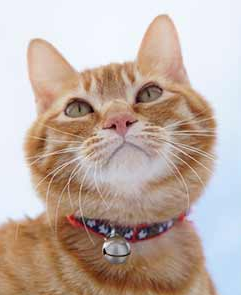
#> input picture img/cat.png, 241 x 295 px, found by its file name
$ python pil_demo.py
#> lines starting #> are read from the running program, lines starting #| are printed output that depends on the picture
# -*- coding:utf-8 -*-
"""
@Time  : 3/10/20 10:53 AM
@Author: Yongbo Wang
@Email : yongbowin@outlook.com
@File  : PIL.py
@Desc  : reference from https://www.liaoxuefeng.com/wiki/897692888725344/966759628285152
"""

"""
PIL：Python Imaging Library，已经是Python平台事实上的图像处理标准库了。PIL功能非常强大，但API却非常简单易用。
Install:
    sudo dnf install python-imaging
"""

from PIL import Image


"""
# 打开一个jpg图像文件，注意是当前路径:
im = Image.open('test.jpg')
# 获得图像尺寸:
w, h = im.size
print('Original image size: %sx%s' % (w, h))
# 缩放到50%:
im.thumbnail((w//2, h//2))
print('Resize image to: %sx%s' % (w//2, h//2))
# 把缩放后的图像用jpeg格式保存:
im.save('thumbnail.jpg', 'jpeg')
"""


def imgthumbnail():
    """
    图像缩放操作
    :return:
    """
    # 打开一个图像文件
    im = Image.open('img/cat.png')
#> im is the input picture: PIL image 241x295 RGB; mean R, G, B 192.2, 174.2, 164.7
    print(im)  # <PIL.PngImagePlugin.PngImageFile image mode=RGB size=241x295 at 0x7FB7FB844E10>
#| <PIL.PngImagePlugin.PngImageFile image mode=RGB size=241x295 at 0x7F10EFC9CCD0>
    # 获得图像尺寸
    w, h = im.size
#> w = 241; h = 295
    print('Original image size: %sx%s' % (w, h))
#| Original image size: 241x295
    # 缩放到50%
    im.thumbnail((w//2, h//2))
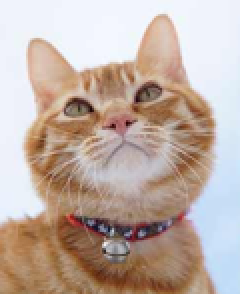
#> im: PIL image 120x147 RGB (shown 2 times larger); mean R, G, B 192.2, 174.3, 164.7
    print('Resize image to: %sx%s' % (w // 2, h // 2))
#| Resize image to: 120x147
    # 把缩放后的图像用jpeg格式保存
    im.save('img/cat_thumbnail.jpeg')


imgthumbnail()
